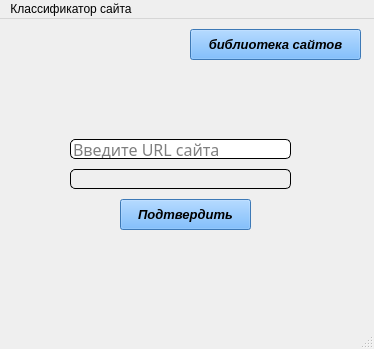
<?xml version="1.0" encoding="UTF-8"?>
<ui version="4.0">
 <class>MainWindow</class>
 <widget class="QMainWindow" name="MainWindow">
  <property name="geometry">
   <rect>
    <x>0</x>
    <y>0</y>
    <width>374</width>
    <height>349</height>
   </rect>
  </property>
  <property name="minimumSize">
   <size>
    <width>250</width>
    <height>100</height>
   </size>
  </property>
  <property name="maximumSize">
   <size>
    <width>600</width>
    <height>600</height>
   </size>
  </property>
  <property name="windowTitle">
   <string>Dobro pozalovat</string>
  </property>
  <widget class="QWidget" name="centralwidget">
   <widget class="QToolButton" name="button">
    <property name="geometry">
     <rect>
      <x>120</x>
      <y>180</y>
      <width>131</width>
      <height>31</height>
     </rect>
    </property>
    <property name="font">
     <font>
      <family>MS Sans Serif</family>
      <pointsize>10</pointsize>
      <weight>75</weight>
      <italic>true</italic>
      <bold>true</bold>
     </font>
    </property>
    <property name="styleSheet">
     <string notr="true">background: rgb(85, 170, 255)</string>
    </property>
    <property name="text">
     <string>Подтвердить</string>
    </property>
   </widget>
   <widget class="QLineEdit" name="inp">
    <property name="geometry">
     <rect>
      <x>70</x>
      <y>120</y>
      <width>221</width>
      <height>20</height>
     </rect>
    </property>
    <property name="font">
     <font>
      <family>MS Outlook</family>
      <pointsize>12</pointsize>
     </font>
    </property>
    <property name="styleSheet">
     <string notr="true">placeholder: &quot;Введите url&quot;;
border: 0.5px solid black;
border-radius: 5px; </string>
    </property>
    <property name="placeholderText">
     <string>Введите URL сайта</string>
    </property>
   </widget>
   <widget class="QLabel" name="outp">
    <property name="geometry">
     <rect>
      <x>70</x>
      <y>150</y>
      <width>221</width>
      <height>20</height>
     </rect>
    </property>
    <property name="font">
     <font>
      <family>MS Outlook</family>
     </font>
    </property>
    <property name="styleSheet">
     <string notr="true">border-radius: 5px;
border: 0.5px solid black;
placeholder: &quot;Класс сайта&quot;;</string>
    </property>
   </widget>
   <widget class="QToolButton" name="button_2">
    <property name="geometry">
     <rect>
      <x>190</x>
      <y>10</y>
      <width>171</width>
      <height>31</height>
     </rect>
    </property>
    <property name="font">
     <font>
      <family>MS Sans Serif</family>
      <pointsize>10</pointsize>
      <weight>75</weight>
      <italic>true</italic>
      <bold>true</bold>
     </font>
    </property>
    <property name="styleSheet">
     <string notr="true">background: rgb(85, 170, 255)</string>
    </property>
    <property name="text">
     <string>библиотека сайтов</string>
    </property>
   </widget>
  </widget>
  <widget class="QMenuBar" name="menubar">
   <property name="geometry">
    <rect>
     <x>0</x>
     <y>0</y>
     <width>374</width>
     <height>21</height>
    </rect>
   </property>
   <widget class="QMenu" name="menu">
    <property name="title">
     <string>Классификатор сайта</string>
    </property>
   </widget>
   <addaction name="menu"/>
  </widget>
  <widget class="QStatusBar" name="statusbar"/>
 </widget>
 <resources/>
 <connections/>
</ui>
